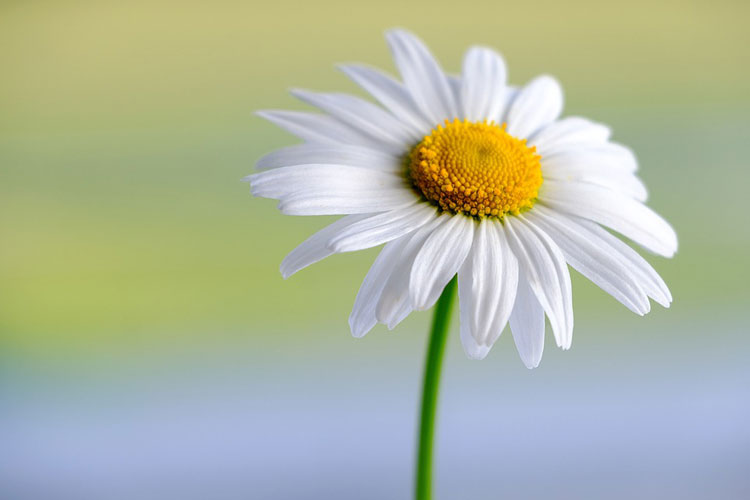
#> input picture Practical Exercise/HoaVietNam/train/Cuc/0001.jpg, 750 x 500 px, found by its file name; its folder holds only this picture in this run
$ jupyter execute --allow-errors 22521239_Baitap1.ipynb
#> lines starting #> are read from the running program, lines starting #| are printed output that depends on the picture
# Data Preparation

[cell 1]
import os
import cv2
import numpy as np

class FlowerDataset:
    def __init__(self, folder_dir):
        self.folder_dir = folder_dir
        self.labels = []
        self.features = []

        valid_extensions = ('.jpg', '.jpeg', '.png')

        for label in sorted(os.listdir(folder_dir)):
            label_path = os.path.join(folder_dir, label)

            if os.path.isdir(label_path):
                for img_name in os.listdir(label_path):
                    if img_name.lower().endswith(valid_extensions):
                        img_path = os.path.join(label_path, img_name)

                        img = cv2.imread(img_path)
#> img is the input picture: shape (500, 750, 3); mean B, G, R 161.1, 183.6, 175.5
                        img = cv2.resize(img, (128, 128))
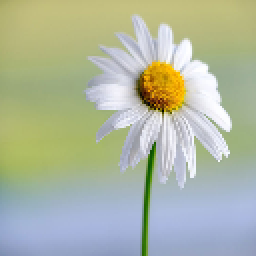
#> img: shape (128, 128, 3) (shown 2 times larger); mean B, G, R 161.1, 183.6, 175.4
                        if img is None:
                            print(f"Không thể đọc ảnh: {img_path}")
                            continue

                        img = cv2.cvtColor(img, cv2.COLOR_BGR2RGB)
                        hist_feature = self.extract_histogram_features(img)
#> in extract_histogram_features, `hist = cv2.normalize(hist, hist).flatten()`: hist = 512 values, max 0.655 at index 363, min 0 at index 1, mean 0.00586
#> hist_feature has the same summary as hist in extract_histogram_features
                        self.labels.append(label)
                        self.features.append(hist_feature)
#> pass 2 of the loop in __init__, `for label in sorted(os.listdir(folder_dir)):`:
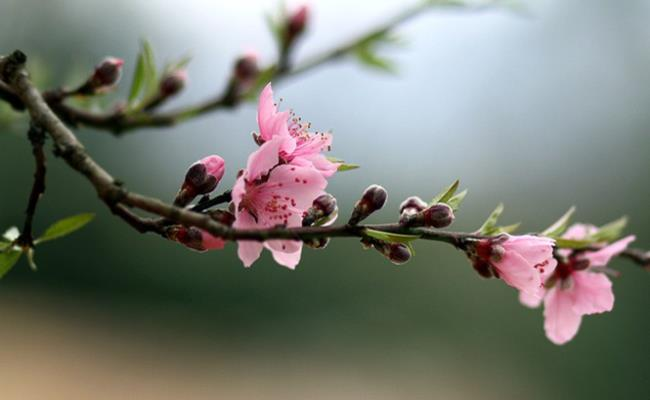
#> input picture Practical Exercise/HoaVietNam/train/Dao/0001.jpg, 650 x 400 px, found by its file name
#> in __init__, img is the input picture: shape (400, 650, 3); mean B, G, R 114.2, 122.5, 119.6
#> in __init__, `img = cv2.resize(img, (128, 128))`:
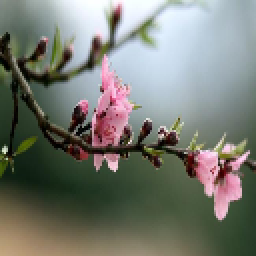
#> img: shape (128, 128, 3) (shown 2 times larger); mean B, G, R 114.1, 122.5, 119.5
#> hist_feature = 512 values, max 0.363 at index 81, min 0 at index 1, mean 0.00998

        self.__data = {}
        for ith, (feature, label) in enumerate(zip(self.features, self.labels)):
            self.__data[ith] = {
                "feature": feature,
                "label": label
            }
#> this loop made 2 passes
#> (ith, label) on passes 1 to 2: (0, 'Cuc'), (1, 'Dao')

    @staticmethod
    def extract_histogram_features(image, bins=256):
        hist_features = []

        hist = cv2.calcHist([image], [0, 1, 2], None, [8, 8, 8], [0, 256, 0, 256, 0, 256])
        hist = cv2.normalize(hist, hist).flatten()
        hist_features.extend(hist)
        return np.array(hist_features)

    def __len__(self) -> int:
        return len(self.__data)

    def __getitem__(self, index: int) -> dict:
        return self.__data[index]

# train = FlowerDataset("/home/huatansang/Documents/UIT/IntroductiontoCV/Baitap1/HoaVietNam/HoaVietNam/train")

[cell 2]
train = FlowerDataset("/home/huatansang/Documents/UIT/IntroductiontoCV/Baitap1/HoaVietNam/HoaVietNam/train")
#> (the rest of this cell did not finish here and is left out)

[cell 3]
print(train.features[0].shape)
print(len(train))

# KNN

[cell 4]
from sklearn.neighbors import KNeighborsClassifier
from sklearn.model_selection import GridSearchCV
from sklearn.metrics import accuracy_score, f1_score
import numpy as np

[cell 5]
param_grid = {
    'n_neighbors': [7],  # Thử K từ 1 đến 20
    'weights': ['uniform', 'distance'],  # Cách tính trọng số
    'metric': ['braycurtis', 'canberra', 'correlation', 'cosine', 'euclidean', 'minkowski']  # Các loại khoảng cách phổ biến
}
#> param_grid = {'n_neighbors': [7], 'weights': ['uniform', 'distance'], 'metric': ['braycurtis', 'canberra', 'correlation', 'cosine', 'euclidean', 'minkowski']}
#| Fitting 5 folds for each of 12 candidates, totalling 60 fits

[cell 6]
knn = KNeighborsClassifier()
grid_search = GridSearchCV(knn, param_grid, cv=5, scoring='accuracy', n_jobs=-1, verbose=1)
#> (the rest of this cell did not finish here and is left out)
